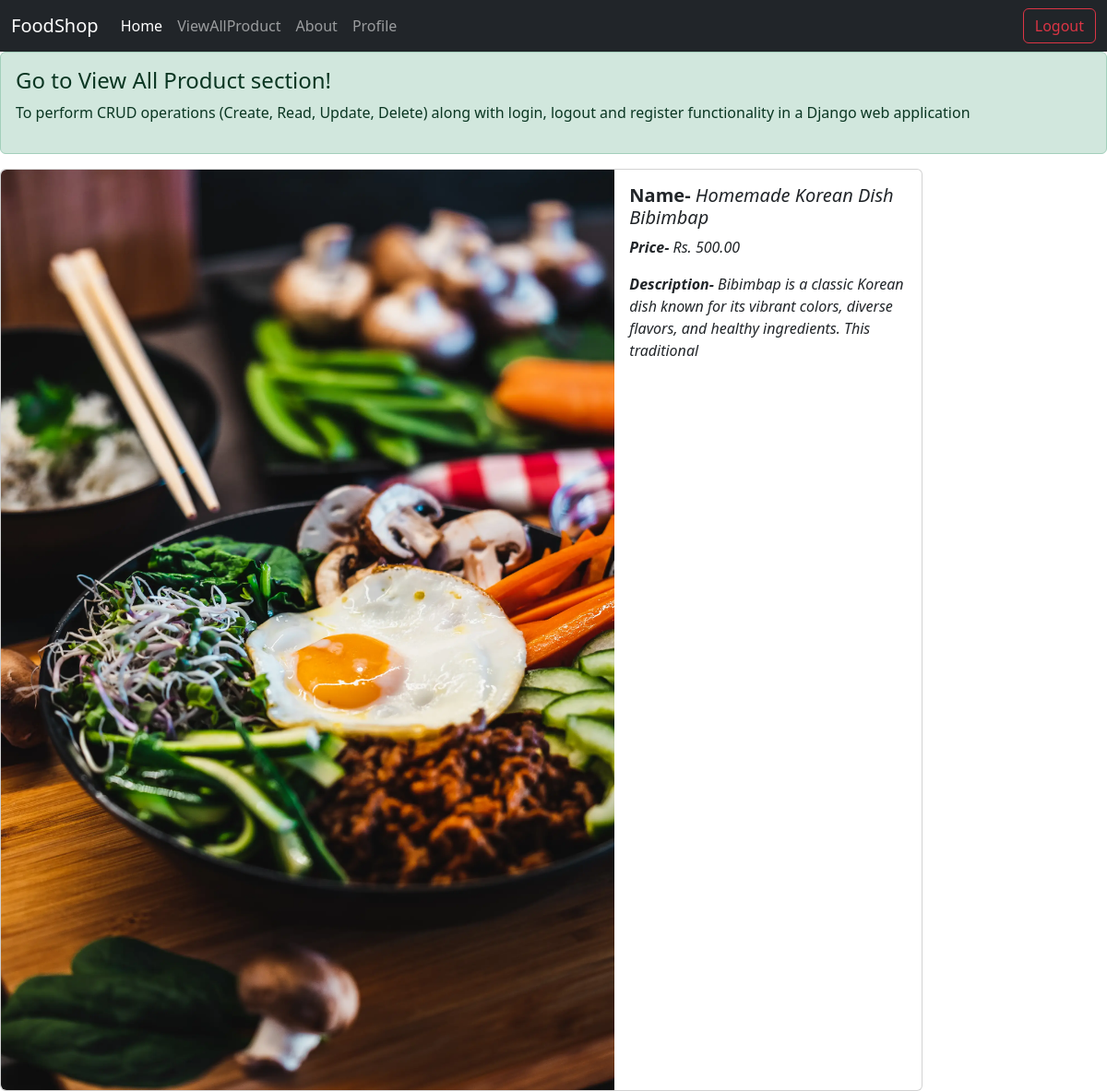
Page /6/ (signed in) on the committed database.
### foodapp/models.py (models this page shows, shortened)
class Item(models.Model):
    item_name=models.CharField(max_length=122)
    item_desc=models.CharField(max_length=122)
    item_price=models.IntegerField()
    item_image=models.FileField(max_length=122)

### foodapp/views.py (the view)
# urls.py: path('<int:item_id>/', detail, name='detail'),
@login_required
def detail(request,item_id):
    item=Item.objects.get(pk=item_id)
    context={
        'item':item,
    }
    return render(request,'details.html',context)

### foodapp/templates/details.html
{% extends "base.html" %}
{% block body %}
<div class="card" style="max-width: 1000px;">
  <div class="row g-0">
    <div class="col-md-8">
      <img src="/media/{{ item.item_image }}" class="img-fluid rounded-start" alt="...">
    </div>
    <div class="col-md-4">
      <div class="card-body">
        <h5 class="card-title"><b>Name- </b><i>{{ item.item_name }}<i></h5>
        <p class="card-text"><b>Price- </b>Rs. {{item.item_price}}.00</p>
        <p class="card-text"><b>Description- </b>{{item.item_desc}}</p>
      </div>
    </div>
  </div>
</div>
{% endblock %}

### rows in the picture
Item: item_image (picture), item_name "Homemade Korean Dish Bibimbap", item_price "500", item_desc "Bibimbap is a classic Korean dish known for its vibrant colors, diverse flavors, and healthy ingredients. This traditional"
